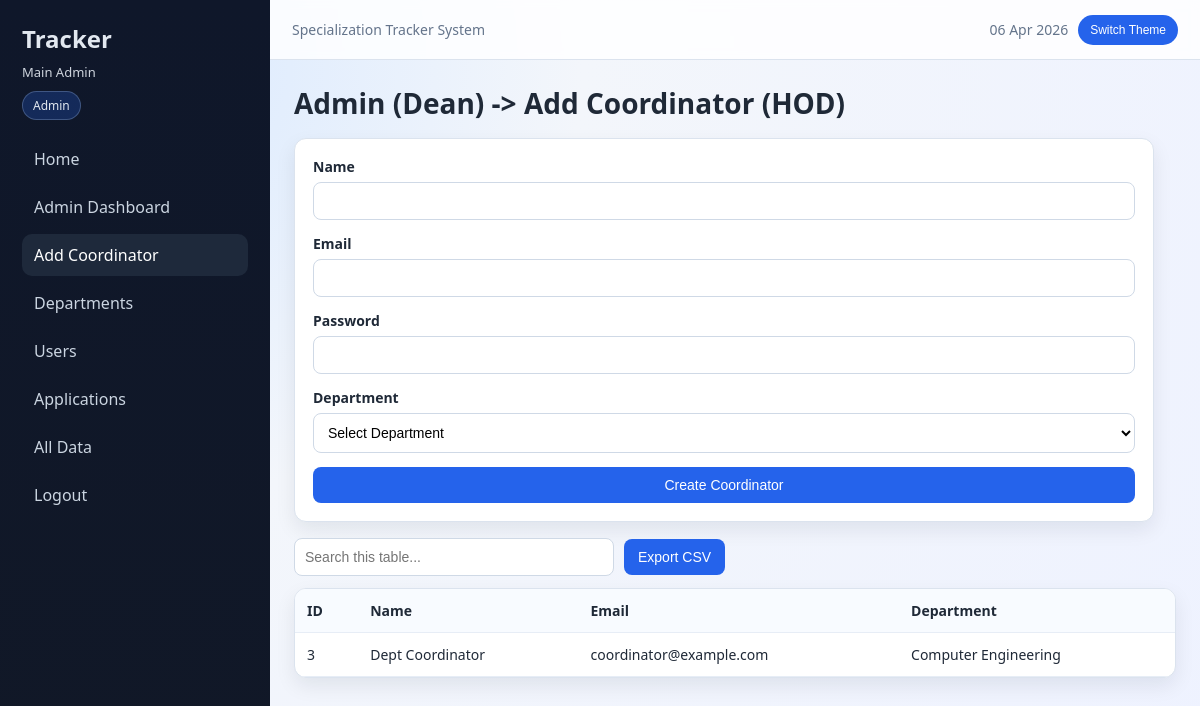
The app's page /admin/add_coordinator.php (signed in) with its own data.
### tables this page shows
CREATE TABLE IF NOT EXISTS users (
    id INT AUTO_INCREMENT PRIMARY KEY,
    name VARCHAR(120) NOT NULL,
    email VARCHAR(150) NOT NULL UNIQUE,
    password VARCHAR(255) NOT NULL,
    role ENUM('super_admin', 'admin', 'coordinator', 'mentor', 'student') NOT NULL,
    department_id INT NOT NULL,
    created_at TIMESTAMP DEFAULT CURRENT_TIMESTAMP,
    FOREIGN KEY (department_id) REFERENCES departments(id)
        ON DELETE RESTRICT ON UPDATE CASCADE
);

CREATE TABLE IF NOT EXISTS departments (
    id INT AUTO_INCREMENT PRIMARY KEY,
    name VARCHAR(100) NOT NULL UNIQUE
);

### includes/auth.php (called while the page is built, shortened)
<?php
function e($value)
{
    return htmlspecialchars((string) $value, ENT_QUOTES, 'UTF-8');
}
?>

### admin/add_coordinator.php (the view, shortened to what this page needs)
<?php
require_once __DIR__ . '/../includes/auth.php';
$list_result = mysqli_query($conn, "SELECT u.id, u.name, u.email, d.name AS department
                                    FROM users u
                                    LEFT JOIN departments d ON d.id = u.department_id
                                    WHERE u.role = 'coordinator'
                                    ORDER BY u.id DESC");
include __DIR__ . '/../includes/header.php';
?>
<h1 class="page-title">Admin (Dean) -> Add Coordinator (HOD)</h1>
<div class="form-card" style="margin-bottom:16px;">
    <form method="post" data-validate="true">
        <div class="form-group"><label>Name</label><input type="text" name="name" required></div>
        <div class="form-group"><label>Email</label><input type="email" name="email" required></div>
        <div class="form-group"><label>Password</label><input type="password" name="password" required></div>
        <div class="form-group">
            <label>Department</label>
            <select name="department_id" required>
                <option value="">Select Department</option>
            </select>
        </div>
        <button type="submit">Create Coordinator</button>
    </form>
</div>
<div class="table-wrap">
    <table>
        <thead><tr><th>ID</th><th>Name</th><th>Email</th><th>Department</th></tr></thead>
        <tbody>
        <?php if ($list_result && mysqli_num_rows($list_result) > 0): while ($row = mysqli_fetch_assoc($list_result)): ?>
            <tr>
                <td><?php echo (int) $row['id']; ?></td>
                <td><?php echo e($row['name']); ?></td>
                <td><?php echo e($row['email']); ?></td>
                <td><?php echo e($row['department'] ?? '-'); ?></td>
            </tr>
        <?php endwhile; else: ?>
            <tr><td colspan="4">No coordinator users found.</td></tr>
        <?php endif; ?>
        </tbody>
    </table>
</div>
<?php include __DIR__ . '/../includes/footer.php'; ?>

### assets/css/style.css (style rules this page uses)
:root { --bg: #f3f6fb; --panel: #ffffff; --sidebar: #0f172a; --sidebar-soft: #1e293b; --text: #1f2937; --muted: #64748b; --primary: #2563eb; --primary-strong: #1d4ed8; --border: #dbe3ee; --shadow: 0 8px 20px rgba(15, 23, 42, 0.08); --radius: 12px; }
* { margin: 0; padding: 0; box-sizing: border-box; }
body { font-family: "Segoe UI", Tahoma, Geneva, Verdana, sans-serif; color: var(--text); background: radial-gradient(circle at 12% 8%, #dbeafe 0%, var(--bg) 34%, #eef2ff 100%); }
.page-title { margin-bottom: 16px; font-size: 28px; }
.table-wrap { overflow-x: auto; background: var(--panel); border-radius: var(--radius); box-shadow: var(--shadow); border: 1px solid var(--border); }
table { width: 100%; border-collapse: collapse; }
th, td { text-align: left; padding: 12px; border-bottom: 1px solid #e7edf6; font-size: 14px; vertical-align: top; }
th { background: #f8fbff; }
.form-card { max-width: 860px; background: var(--panel); padding: 18px; border-radius: var(--radius); box-shadow: var(--shadow); border: 1px solid var(--border); }
.form-group { margin-bottom: 14px; }
label { display: block; margin-bottom: 6px; font-size: 14px; font-weight: 600; }
input, select, textarea, button { width: 100%; padding: 10px; border: 1px solid #cfd9e6; border-radius: 8px; font-size: 14px; background: #fff; }
button, .btn { background: var(--primary); color: #fff; border: none; cursor: pointer; text-decoration: none; display: inline-block; text-align: center; transition: 0.2s ease; }

### records on screen
users: id "3", name "Dept Coordinator", email "coordinator@example.com", department.name "Computer Engineering"

### other values on screen
$currentName "Main Admin"
str_replace('_', ' ', $currentRole) "Admin"
